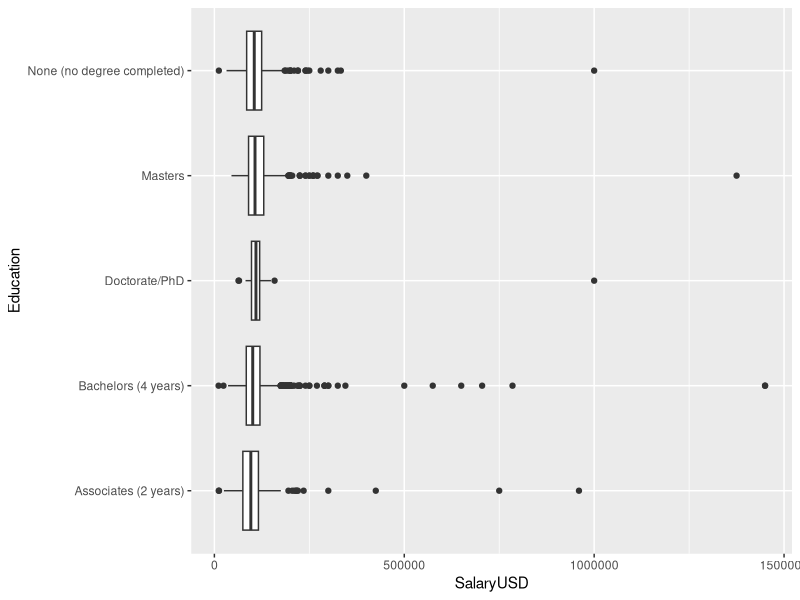
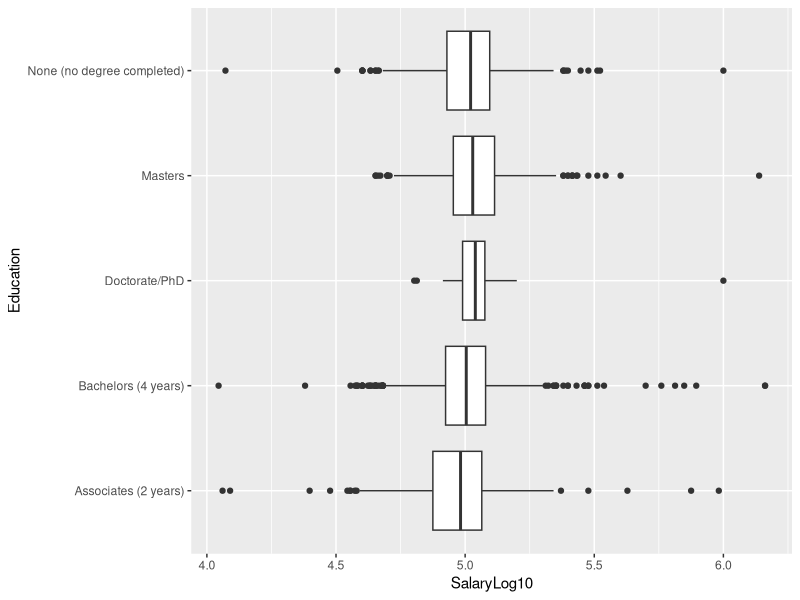
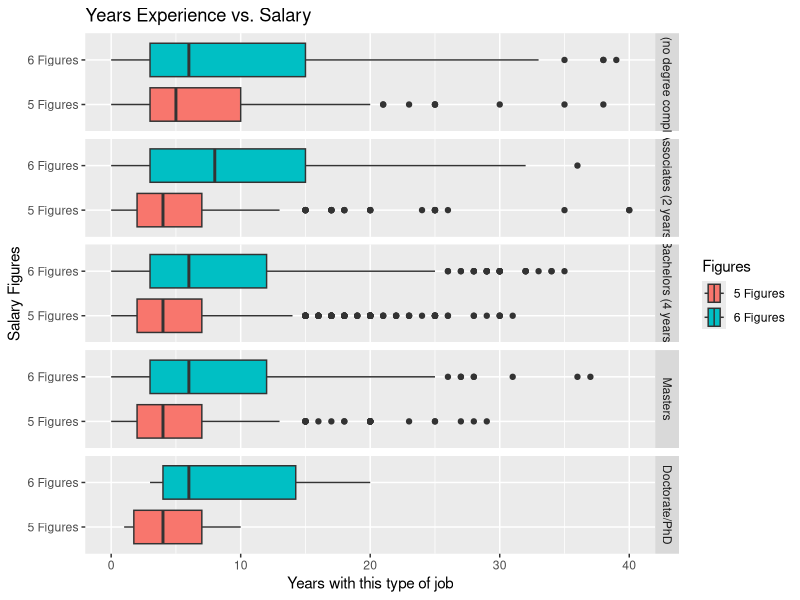

The R source for these figures, in order:
## ---- chunk 1
knitr::opts_chunk$set(
  message = FALSE,
  out.width = "50%"
)
## ---- chunk 2
library(tidyverse)
library(readxl)

survey <- read_xlsx(path = "data/salary_survey.xlsx")
## ---- chunk 3
survey_sub <- survey %>%
  select(`Survey Year`, Country, PrimaryDatabase, SalaryUSD, YearsWithThisDatabase, YearsWithThisTypeOfJob, Education)
## ---- chunk 4

survey_sub <- survey_sub %>%
  dplyr::filter(
    YearsWithThisDatabase <= 50,

    # Same for the following:
    YearsWithThisTypeOfJob <= 50,

    # We're only interested in the U.S.
    Country == "United States",

    # We want to filter out "missing values"
    Education != "Not Asked",

    # Some respondents put in their hourly wage rather than their yearly salary;
    # it's doubtful that anyone only makes $13 USD per year working in this kind
    # of job!

    SalaryUSD > 1000
  )
## ---- chunk 5
survey_sub %>%
  ggplot(aes(y = Education, x = SalaryUSD)) +
  geom_boxplot()
## ---- chunk 6
survey_sub <- survey_sub %>%
  mutate(
    SalaryLog10 = log10(SalaryUSD)
  )


# We'll pop this back into our boxplots...
survey_sub %>%
  ggplot(aes(y = Education, x = SalaryLog10)) +
  geom_boxplot()
## ---- chunk 7
survey_sub$Education <-
  factor(
    survey_sub$Education,

    # We set this argument to TRUE when the order of our factor matters, or if
    # we intend to compare the "amount" of education (a PhD is a greater
    # "amount" of education than a Bachelors, for example.)
    ordered = TRUE,

    # The `levels` argument requests a character vector of the different factor
    # levels in the dataset, and the order we want them to be in.
    levels = c(
      "None (no degree completed)",
      "Associates (2 years)",
      "Bachelors (4 years)",
      "Masters",
      "Doctorate/PhD"
    )
  )


summary(survey_sub)
## ---- chunk 8
factors <-
  # The `cut()` function takes a character vector and "cuts" it into a factor,
  # by looking at values that fall within each break. Think of it as plotting a
  # histogram with a certain number of bins, and assigning each of those bins as
  # a factor level.
  cut(
    survey_sub$SalaryLog10,
    breaks = c(4, 5, 6, 7),
    labels = c("5 Figures", "6 Figures", "7 Figures")
  )

survey_sub$SalaryFigs <- factors

summary(survey_sub)
## ---- chunk 9
survey_clean <- survey_sub %>%
  # We're not interested in these columns, so we can exclude them with a "-"
  dplyr::select(-PrimaryDatabase, -Country, SalaryLog10) %>%
  # Likewise, we want to ignore the cases where the salary is 7 figures, so we set our filter criterion to the observations where SalaryFigs is not (!= represents "is not") "7 Figures".
  dplyr::filter(SalaryFigs != "7 Figures") %>%
  # Even though we filtered out the cases of 7-figure salaries, the "7 Figures"
  # level still exists within our data. We use the `droplevels()` function to
  # remove unused factor levels. Nothing actually changes about our data itself,
  # but it helps keep our results tidy.
  droplevels()


summary(survey_clean)
## ---- chunk 10
survey_clean %>%
  ggplot(aes(x = YearsWithThisTypeOfJob, y = SalaryFigs, fill = SalaryFigs)) +
  geom_boxplot() +
  facet_grid(rows = vars(Education)) +
  labs(
    x = "Years with this type of job",
    y = "Salary Figures",
    title = "Years Experience vs. Salary",
    fill = "Figures"
  )
